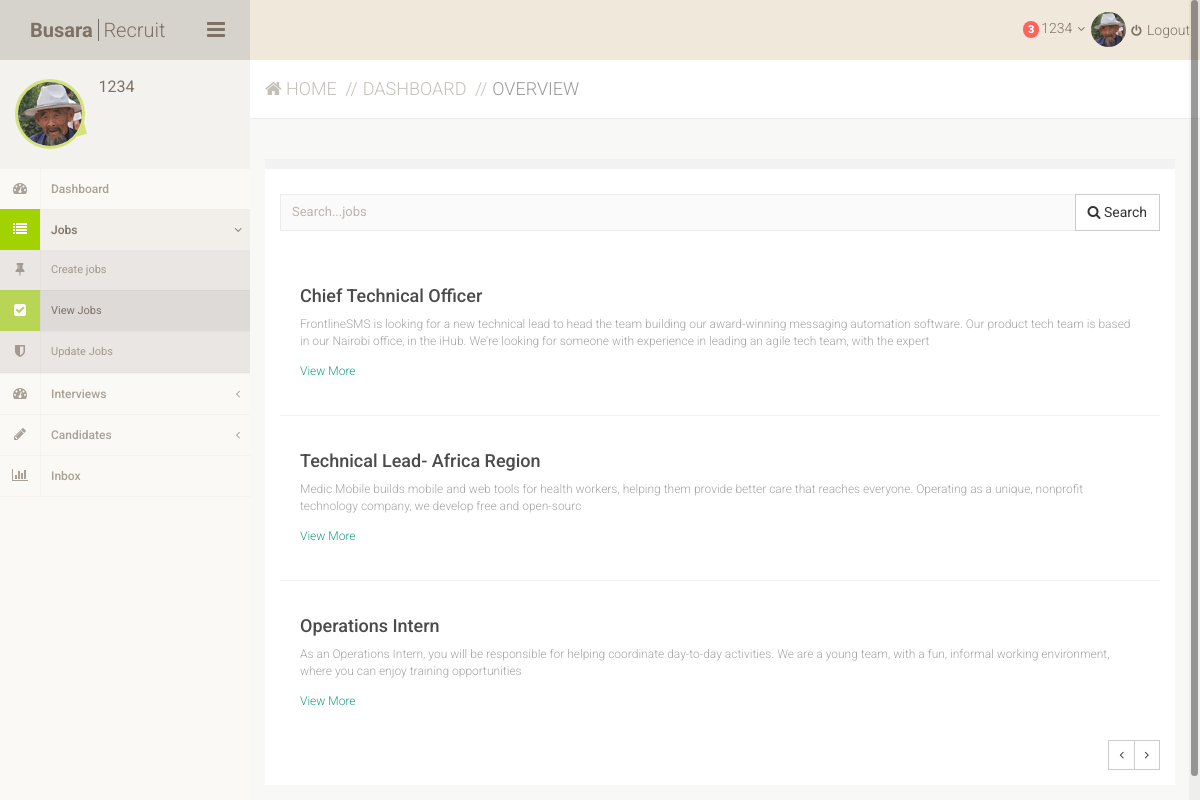
The page /jobs/view/ (signed in) on the database its author committed.
### employers/models.py (models this page shows, shortened)
class Employer(models.Model):
	user = models.OneToOneField(User, null=True)
	company_name = models.CharField(blank=False,unique=True, max_length=30)
	company_website = models.URLField(blank=False,unique=True, max_length=100)
	phone_number = models.CharField(blank=True, unique=True, max_length=12)
	company_logo = models.ImageField(upload_to='employers', blank=True, default="")
	created_on = models.DateTimeField(auto_now=True)

### jobs/models.py (models this page shows, shortened)
class Job(models.Model):
	INDUSTRIES = (
	('Any', 'Any'),
	('Accounting', 'Accounting'),
	('Customer Service', 'Customer Service'),
	('Government', 'Government'),
	('Education', 'Education'),
	('Engineering', 'Engineering'),
	('Hospitality', 'Hospitality'),
	('Healthcare', 'Healthcare'),
	('Farming and Agriculture', 'Farming and Agriculture'),
	('IT and Telecoms', 'IT and Telecoms'),
	('Legal', 'Legal'),
	('Security', 'Security'),
	('Other', 'Other'),
	)
	AVAILABILITY = (
	('Fulltime', 'Fulltime'),
	('Part time', 'Part time'),
	)
	employer = models.ForeignKey(Employer, on_delete=models.CASCADE)
	title = models.CharField(blank=False, max_length=80,default='')
	description = models.CharField(max_length=300,blank=False,default='')
	requirements = models.CharField(max_length=1500,default='')
	benefits = models.CharField(max_length=200,null=True,blank=True)
	industry =models.CharField(max_length=30, choices=INDUSTRIES,default=INDUSTRIES[0][0])
	availability =models.CharField(max_length=30, choices=AVAILABILITY, default=AVAILABILITY[0][0])
	location =models.CharField(max_length=100, default='')
	created_on = models.DateTimeField(auto_now=True)

### jobs/views.py (the view)
def my_jobs(request):
	user = request.user
	employer = user.employer
	jobs_list = Job.objects.filter(employer=employer).order_by('-created_on')
	return render(request, 'jobs/view_jobs.html', {'my_jobs': jobs_list,'company_name':employer.company_name})

### jobs/templates/jobs/view_jobs.html (shortened to what this page needs)
<!DOCTYPE html>
<html>
  <head>
    {% load static %}
    <link href="{% static 'employers/css/bootstrap.min.css' %}" rel="stylesheet">
    <link href="http://netdna.bootstrapcdn.com/font-awesome/4.0.3/css/font-awesome.css" rel="stylesheet">
    <link rel="stylesheet" href="{% static 'employers/css/animate.min.css' %}">
    <link rel="stylesheet" href="{% static 'employers/css/rickshaw.min.css' %}">
    <link rel="stylesheet" href="{% static 'employers/css/bootstrap-checkbox.css' %}">
    <link rel="stylesheet" href="{% static 'employers/css/chosen-bootstrap.css' %}">
    <link rel="stylesheet" href="{% static 'employers/js/plugins/tabdrop/css/tabdrop.css' %}">
    <link href="{% static 'employers/css/minoral.css' %}" rel="stylesheet">
  </head>
  <body class="brownish-scheme">
    <div id="wrap">
      <div class="row">
        <div class="navbar navbar-default navbar-fixed-top" role="navigation">
          <div class="navbar-header col-md-2">
            <a class="navbar-brand" href="index.html">
              <strong>Busara</strong>  Recruit
            </a>
            <div class="sidebar-collapse">
              <a href="index.html#">
                <i class="fa fa-bars"></i>
              </a>
            </div>
          </div>
          <div class="navbar-collapse">
            <div class="collapsing-content">
              <div class="user-controls">
                <ul>
                  <li class="dropdown messages">
                    <a class="dropdown-toggle" data-toggle="dropdown" href="index.html#">
                      <span class="badge badge-red" id="user-new-messages">3</span>{{company_name}}</strong> <i class="fa fa-angle-down"></i>
                    </a>
                    <div class="profile-photo">
                      <img src="images/profile-photo.jpg" alt />
                    </div>
                  </li>
				   <li>
                     <a href="{% url 'employers:logout' %}"><i class="fa fa-power-off"></i> Logout</a>
                  </li>
                </ul>
              </div>
            </div>
            <ul class="nav navbar-nav side-nav" id="navigation">
              <li class="user-status status-online" id="user-status">
                <div class="profile-photo">
                  <img src="{% static 'employers/images/profile-photo.jpg' %}" alt />
                </div>
                <div class="user">
                  {{company_name}}
                </div>
              </li>
			  <li class="dropdown">
                <a href="{% url 'employers:dashboard'%}" class="dropdown-toggle" title="Dashboard">
                  <i class="fa fa-dashboard">
                  </i>
                  Dashboard
                </a>
              </li>
			   <li class="dropdown open">
                <a href="index.html#" class="dropdown-toggle" data-toggle="dropdown" title="Forms">
                  <i class="fa fa-list">
                    <span class="overlay-label green"></span>
                  </i>
                  Jobs <b class="fa fa-angle-left dropdown-arrow"></b>
                </a>
                <ul class="dropdown-menu">
                  <li >
                    <a href="{% url 'jobs:create'%}" title="Common Elements">
                      <i class="fa fa-thumb-tack"></i>
                      Create jobs
                    </a>
                  </li>
                  <li class="active">
                    <a href="{% url 'jobs:view'%}" title="Validation">
                      <i class="fa fa-check-square"><span class="overlay-label green60"></span></i>
                      View Jobs
                    </a>
                  </li>
                  <li>
                    <a href="#"  title="Form Wizard">
                      <i class="fa fa-shield"></i>
                      Update Jobs
                    </a>
                  </li>
                </ul>
              </li>
              <li class="dropdown">
                <a href="#" class="dropdown-toggle" data-toggle="dropdown" title="Dashboard">
                  <i class="fa fa-dashboard">
                  </i>
                  Interviews <b class="fa fa-angle-left dropdown-arrow"></b>
                </a>
              </li>
              <li class="dropdown">
                <a href="index.html#" class="dropdown-toggle" data-toggle="dropdown" title="Interface">
                  <i class="fa fa-pencil">
                  </i>
                  Candidates <b class="fa fa-angle-left dropdown-arrow"></b>
                </a>
              </li>
			  <li>
                <a href="#" title="Charts & Graphs">
                  <i class="fa fa-bar-chart-o">
                  </i>
                  Inbox
                </a>
              </li>
            </ul>
          </div>
        </div>
        <div id="content" class="col-md-12">
          <div class="breadcrumbs">
            <ol class="breadcrumb">
              <li><a href="index.html"><i class="fa fa-home"></i> Home</a></li>
              <li><a href="index.html">Dashboard</a></li>
              <li class="active">Overview</li>
            </ol>
          </div>
          <div class="main">
<section class="tile">
  <div class="tile-widget nopadding">
    <ul class="nav nav-tabs tabdrop align-right">
    </ul>
  </div>
  <div class="tile-body tab-content">
    <div class="input-group search-bar">
      <input type="text" class="form-control" name="search" placeholder="Search...jobs" >
      <span class="input-group-btn">
        <button class="btn btn-default" type="button"><i class="fa fa-search"></i> Search</button>
      </span>
    </div>
    <div id="fulltext-tab" class="tab-pane fade in active">
      <ul class="search-results fulltext">
		{% for job_item in my_jobs %}
        <li class="search-result">
          <div class="cover">
            <h4><a href="#">{{ job_item.title }}</a></h4>
            <p>{{ job_item.description }}</p>
            <a href="#">View More</a>
          </div>
        </li>
		{% endfor %}
      </ul>
      <div class="pagination aligned-right">
        <div class="btn-group btn-group-sm">
          <button type="button" class="btn btn-default"><i class="fa fa-angle-left"></i></button>
          <button type="button" class="btn btn-default"><i class="fa fa-angle-right"></i></button>
        </div>
      </div>
    </div>
  </div>
</section>
          </div>
        </div>
      </div>
    </div>
  </body>
</html>

### rows shown on the page
Employer: company_name "1234"
Job: title "Chief Technical Officer", description "FrontlineSMS is looking for a new technical lead to head the team building our award-winning messaging automation software. Our product tech team is based in our Nairobi office, in the iHub. We're looking for someone with experience in leading an agile tech team, with the expert"
Job: title "Technical Lead- Africa Region", description "Medic Mobile builds mobile and web tools for health workers, helping them provide better care that reaches everyone. Operating as a unique, nonprofit technology company, we develop free and open-sourc"
Job: title "Operations Intern", description "As an Operations Intern, you will be responsible for helping coordinate day-to-day activities. We are a young team, with a fun, informal working environment, where you can enjoy training opportunities"
